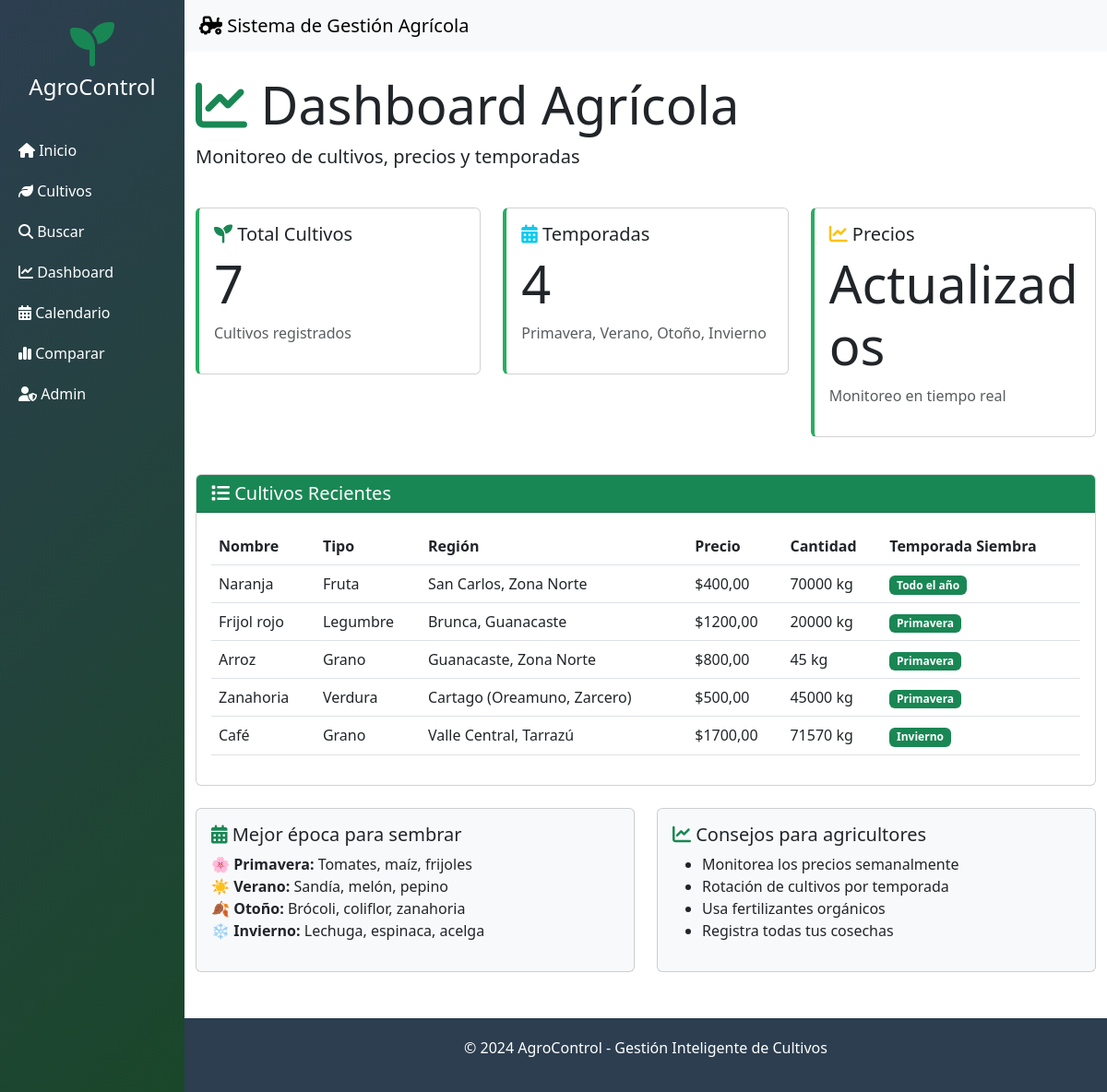
The page / on the database its author committed.
### cultivos/models.py (models this page shows, shortened)
class Cultivo(models.Model):
    TEMPORADAS = [
        ('PRIMAVERA', 'Primavera'),
        ('VERANO', 'Verano'),
        ('OTOÑO', 'Otoño'),
        ('INVIERNO', 'Invierno'),
        ('TODO_EL_AÑO', 'Todo el año'),
    ]
    TIPOS = [
        ('GRANO', 'Grano'),
        ('FRUTA', 'Fruta'),
        ('VERDURA', 'Verdura'),
        ('TUBERCULO', 'Tubérculo'),
        ('LEGUMBRE', 'Legumbre'),
    ]
    nombre = models.CharField(max_length=100)
    tipo = models.CharField(max_length=20, choices=TIPOS, default='VERDURA')
    region = models.CharField(max_length=100)
    precio = models.DecimalField(max_digits=10, decimal_places=2)
    cantidad = models.IntegerField()
    temporada_siembra = models.CharField(max_length=20, choices=TEMPORADAS, default='PRIMAVERA')
    temporada_cosecha = models.CharField(max_length=20, choices=TEMPORADAS, default='VERANO')
    descripcion = models.TextField(blank=True, null=True)
    created_at = models.DateTimeField(auto_now_add=True)

### cultivos/views.py (the view)
# urls.py: path('', views.inicio, name='inicio'),
def inicio(request):
    total_cultivos = Cultivo.objects.count()
    cultivos_recientes = Cultivo.objects.order_by('-id')[:5]
    cultivos = Cultivo.objects.all()[:10]
    context = {
        'total_cultivos': total_cultivos,
        'cultivos_recientes': cultivos_recientes,
        'cultivos': cultivos,
        'titulo': 'Inicio - AgroControl'
    }
    return render(request, 'inicio.html', context)

### cultivos/templates/inicio.html (shortened to what this page needs)
{% extends 'base.html' %}
{% block contenido %}
<div class="row mb-4">
    <div class="col">
        <h1 class="display-4">
            <i class="fas fa-chart-line text-success"></i> Dashboard Agrícola
        </h1>
        <p class="lead">Monitoreo de cultivos, precios y temporadas</p>
    </div>
</div>
<div class="row mb-4">
    <div class="col-md-4 mb-3">
        <div class="card card-stats">
            <div class="card-body">
                <h5 class="card-title">
                    <i class="fas fa-seedling text-success"></i> Total Cultivos
                </h5>
                <h2 class="display-4">{{ total_cultivos }}</h2>
                <p class="text-muted">Cultivos registrados</p>
            </div>
        </div>
    </div>
    <div class="col-md-4 mb-3">
        <div class="card card-stats">
            <div class="card-body">
                <h5 class="card-title">
                    <i class="fas fa-calendar-alt text-info"></i> Temporadas
                </h5>
                <h2 class="display-4">4</h2>
                <p class="text-muted">Primavera, Verano, Otoño, Invierno</p>
            </div>
        </div>
    </div>
    <div class="col-md-4 mb-3">
        <div class="card card-stats">
            <div class="card-body">
                <h5 class="card-title">
                    <i class="fas fa-chart-line text-warning"></i> Precios
                </h5>
                <h2 class="display-4">Actualizados</h2>
                <p class="text-muted">Monitoreo en tiempo real</p>
            </div>
        </div>
    </div>
</div>
<div class="card">
    <div class="card-header bg-success text-white">
        <h5 class="mb-0">
            <i class="fas fa-list"></i> Cultivos Recientes
        </h5>
    </div>
    <div class="card-body">
        {% if cultivos_recientes %}
        <div class="table-responsive">
            <table class="table table-hover">
                <thead>
                    <tr>
                        <th>Nombre</th>
                        <th>Tipo</th>
                        <th>Región</th>
                        <th>Precio</th>
                        <th>Cantidad</th>
                        <th>Temporada Siembra</th>
                    </tr>
                </thead>
                <tbody>
                    {% for cultivo in cultivos_recientes %}
                    <tr>
                        <td>{{ cultivo.nombre }}</td>
                        <td>{{ cultivo.get_tipo_display }}</td>
                        <td>{{ cultivo.region }}</td>
                        <td>${{ cultivo.precio }}</td>
                        <td>{{ cultivo.cantidad }} kg</td>
                        <td>
                            <span class="badge bg-success">
                                {{ cultivo.get_temporada_siembra_display }}
                            </span>
                        </td>
                    </tr>
                    {% endfor %}
                </tbody>
            </table>
        </div>
        {% else %}
        <div class="alert alert-info">
            No hay cultivos registrados. <a href="/admin/cultivos/cultivo/add/">Agrega algunos desde el panel admin</a>
        </div>
        {% endif %}
    </div>
</div>
<div class="row mt-4">
    <div class="col-md-6">
        <div class="card bg-light">
            <div class="card-body">
                <h5><i class="fas fa-calendar-alt text-success"></i> Mejor época para sembrar</h5>
                <ul class="list-unstyled">
                    <li>🌸 <strong>Primavera:</strong> Tomates, maíz, frijoles</li>
                    <li>☀️ <strong>Verano:</strong> Sandía, melón, pepino</li>
                    <li>🍂 <strong>Otoño:</strong> Brócoli, coliflor, zanahoria</li>
                    <li>❄️ <strong>Invierno:</strong> Lechuga, espinaca, acelga</li>
                </ul>
            </div>
        </div>
    </div>
    <div class="col-md-6">
        <div class="card bg-light">
            <div class="card-body">
                <h5><i class="fas fa-chart-line text-success"></i> Consejos para agricultores</h5>
                <ul>
                    <li>Monitorea los precios semanalmente</li>
                    <li>Rotación de cultivos por temporada</li>
                    <li>Usa fertilizantes orgánicos</li>
                    <li>Registra todas tus cosechas</li>
                </ul>
            </div>
        </div>
    </div>
</div>
{% endblock %}

### cultivos/templates/base.html (style rules this page uses)
.card-stats { border-left: 4px solid #27ae60; transition: 0.3s; }

### rows shown on the page
Cultivo: nombre "Naranja", tipo "Fruta", region "San Carlos, Zona Norte", precio "400,00", cantidad "70000", temporada_siembra "Todo el año"
Cultivo: nombre "Frijol rojo", tipo "Legumbre", region "Brunca, Guanacaste", precio "1200,00", cantidad "20000", temporada_siembra "Primavera"
Cultivo: nombre "Arroz", tipo "Grano", region "Guanacaste, Zona Norte", precio "800,00", cantidad "45", temporada_siembra "Primavera"
Cultivo: nombre "Zanahoria", tipo "Verdura", region "Cartago (Oreamuno, Zarcero)", precio "500,00", cantidad "45000", temporada_siembra "Primavera"
Cultivo: nombre "Café", tipo "Grano", region "Valle Central, Tarrazú", precio "1700,00", cantidad "71570", temporada_siembra "Invierno"

### other values the page prints
{{ total_cultivos }} "7"
